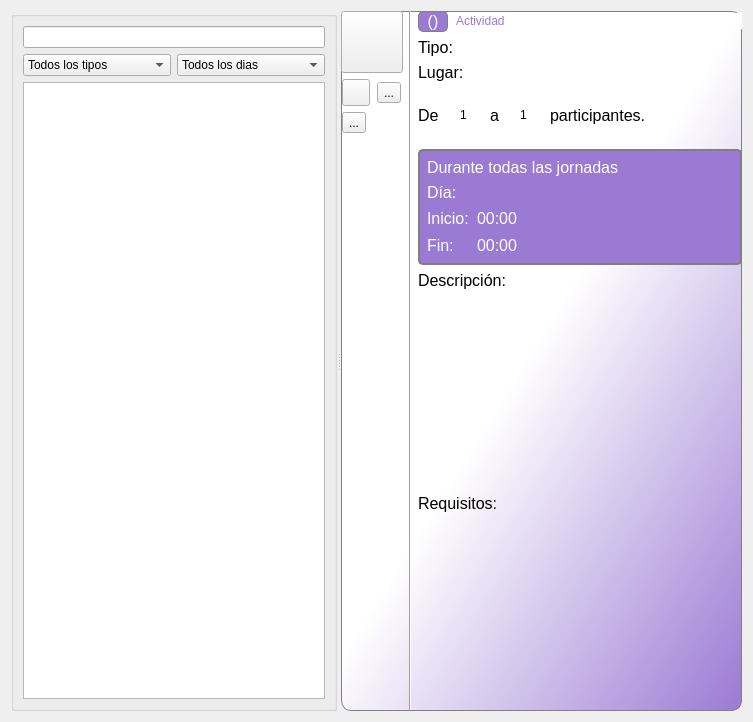
<?xml version="1.0" encoding="UTF-8"?>
<ui version="4.0">
 <class>MyAcolitoActividades</class>
 <widget class="QWidget" name="MyAcolitoActividades">
  <property name="geometry">
   <rect>
    <x>0</x>
    <y>0</y>
    <width>753</width>
    <height>722</height>
   </rect>
  </property>
  <property name="windowTitle">
   <string>Form</string>
  </property>
  <layout class="QHBoxLayout" name="horizontalLayout_6">
   <item>
    <widget class="QSplitter" name="splitter">
     <property name="orientation">
      <enum>Qt::Horizontal</enum>
     </property>
     <widget class="QGroupBox" name="groupBox">
      <property name="title">
       <string/>
      </property>
      <layout class="QVBoxLayout" name="verticalLayout">
       <item>
        <widget class="AcolitoCustomLineEdit" name="searchLine"/>
       </item>
       <item>
        <layout class="QHBoxLayout" name="horizontalLayout">
         <item>
          <widget class="QComboBox" name="filtroTipoBox">
           <item>
            <property name="text">
             <string>Todos los tipos</string>
            </property>
           </item>
          </widget>
         </item>
         <item>
          <widget class="QComboBox" name="filtroDiaBox">
           <item>
            <property name="text">
             <string>Todos los dias</string>
            </property>
           </item>
          </widget>
         </item>
        </layout>
       </item>
       <item>
        <widget class="QTableView" name="vistaActividades">
         <property name="selectionMode">
          <enum>QAbstractItemView::SingleSelection</enum>
         </property>
         <property name="selectionBehavior">
          <enum>QAbstractItemView::SelectRows</enum>
         </property>
        </widget>
       </item>
      </layout>
     </widget>
     <widget class="QWidget" name="actividadWidget" native="true">
      <property name="styleSheet">
       <string notr="true"> QWidget#actividadWidget
{
	background-color: qlineargradient(spread:pad, x1:1, y1:1, x2:0.5, y2:0.46, stop:0 rgba(155, 122, 212, 255), stop:1 rgba(255, 255, 255, 255));
   border: 1px solid grey;
   border-radius: 10px;
}

QLineEdit#actividadLine
{ 	
	
    border: no;
	color: rgb(155, 122, 212);
    
	font: 12pt &quot;MS Shell Dlg 2&quot;;
}

QTextBrowser#reqBrowser
{
 
	background-color: rgba(255, 255, 255, 0);
    border: no;
    
	font: 12pt &quot;MS Shell Dlg 2&quot;;
}

QTextBrowser#descBrowser
{
 
	background-color: rgba(255, 255, 255, 0);
    border: no;
    
	font: 12pt &quot;MS Shell Dlg 2&quot;;
}

QComboBox#tipoComboBox
{
	background-color: rgba(255, 255, 255, 0);
    border: no;  
	font: 12pt &quot;MS Shell Dlg 2&quot;;
}

QComboBox#tipoComboBox::drop-down
{
 border-right: no
}

QComboBox#lugarComboBox
{
	background-color: rgba(255, 255, 255, 0);
    border: no;
	font: 12pt &quot;MS Shell Dlg 2&quot;;
}

QComboBox#lugarComboBox::drop-down
{
 border-right: no
}

QSpinBox#minimoSpinBox
{
	background-color: rgba(255, 255, 255, 0);
    border: no;
	font: 12pt &quot;MS Shell Dlg 2&quot;;
}

QSpinBox#maximoSpinBox
{
	background-color: rgba(255, 255, 255, 0);
    border: no;
	font: 12pt &quot;MS Shell Dlg 2&quot;;
}</string>
      </property>
      <layout class="QHBoxLayout" name="horizontalLayout_7">
       <item>
        <layout class="QVBoxLayout" name="verticalLayout_2">
         <item>
          <widget class="QToolButton" name="vistaButton">
           <property name="minimumSize">
            <size>
             <width>62</width>
             <height>62</height>
            </size>
           </property>
           <property name="maximumSize">
            <size>
             <width>62</width>
             <height>62</height>
            </size>
           </property>
           <property name="toolTip">
            <string>Pulsa para la vista completa de la actividad</string>
           </property>
           <property name="text">
            <string/>
           </property>
           <property name="icon">
            <iconset resource="acolitoRC.qrc">
             <normaloff>:/acolitos/iconos/vistaDetallada</normaloff>:/acolitos/iconos/vistaDetallada</iconset>
           </property>
           <property name="iconSize">
            <size>
             <width>52</width>
             <height>52</height>
            </size>
           </property>
          </widget>
         </item>
         <item>
          <layout class="QGridLayout" name="gridLayout_2">
           <item row="0" column="0">
            <widget class="AcolitoVariantButton" name="imprimirButton">
             <property name="toolTip">
              <string>Imprimir actividad</string>
             </property>
             <property name="text">
              <string/>
             </property>
             <property name="icon">
              <iconset resource="acolitoRC.qrc">
               <normaloff>:/acolitos/iconos/imprimir</normaloff>:/acolitos/iconos/imprimir</iconset>
             </property>
             <property name="iconSize">
              <size>
               <width>20</width>
               <height>20</height>
              </size>
             </property>
            </widget>
           </item>
           <item row="0" column="1">
            <widget class="AcolitoBinaryToolButton" name="todaJornadaButton">
             <property name="toolTip">
              <string>Pulsa para que la actividad sea durante todas las jornadas</string>
             </property>
             <property name="text">
              <string>...</string>
             </property>
             <property name="icon">
              <iconset resource="acolitoRC.qrc">
               <normaloff>:/acolitos/iconos/actDiaria</normaloff>:/acolitos/iconos/actDiaria</iconset>
             </property>
             <property name="iconSize">
              <size>
               <width>20</width>
               <height>20</height>
              </size>
             </property>
            </widget>
           </item>
           <item row="1" column="0">
            <widget class="AcolitoVariantButton" name="exportButton">
             <property name="toolTip">
              <string>Exportar como PDF u ODT (LibreOffice)</string>
             </property>
             <property name="text">
              <string>...</string>
             </property>
             <property name="icon">
              <iconset resource="acolitoRC.qrc">
               <normaloff>:/acolitos/iconos/exportar</normaloff>:/acolitos/iconos/exportar</iconset>
             </property>
             <property name="iconSize">
              <size>
               <width>20</width>
               <height>20</height>
              </size>
             </property>
            </widget>
           </item>
          </layout>
         </item>
         <item>
          <spacer name="verticalSpacer">
           <property name="orientation">
            <enum>Qt::Vertical</enum>
           </property>
           <property name="sizeHint" stdset="0">
            <size>
             <width>20</width>
             <height>40</height>
            </size>
           </property>
          </spacer>
         </item>
        </layout>
       </item>
       <item>
        <widget class="Line" name="line">
         <property name="orientation">
          <enum>Qt::Vertical</enum>
         </property>
        </widget>
       </item>
       <item>
        <layout class="QVBoxLayout" name="verticalLayout_3">
         <item>
          <layout class="QHBoxLayout" name="horizontalLayout_2">
           <item>
            <widget class="QLabel" name="idLabel">
             <property name="minimumSize">
              <size>
               <width>30</width>
               <height>0</height>
              </size>
             </property>
             <property name="maximumSize">
              <size>
               <width>30</width>
               <height>16777215</height>
              </size>
             </property>
             <property name="font">
              <font>
               <pointsize>12</pointsize>
              </font>
             </property>
             <property name="styleSheet">
              <string notr="true">QLabel
{
    border: 1px solid grey;
    border-radius: 5px;
    
	color: rgb(255, 255, 255);
	background-color: rgb(155, 122, 212);
}
</string>
             </property>
             <property name="text">
              <string>()</string>
             </property>
             <property name="alignment">
              <set>Qt::AlignCenter</set>
             </property>
            </widget>
           </item>
           <item>
            <widget class="QLineEdit" name="actividadLine">
             <property name="text">
              <string>Actividad</string>
             </property>
            </widget>
           </item>
          </layout>
         </item>
         <item>
          <layout class="QHBoxLayout" name="horizontalLayout_3">
           <item>
            <widget class="QLabel" name="tipoLabel">
             <property name="font">
              <font>
               <pointsize>12</pointsize>
              </font>
             </property>
             <property name="text">
              <string>Tipo:</string>
             </property>
            </widget>
           </item>
           <item>
            <widget class="AcolitoTextComboBox" name="tipoComboBox">
             <property name="sizePolicy">
              <sizepolicy hsizetype="Expanding" vsizetype="Fixed">
               <horstretch>0</horstretch>
               <verstretch>0</verstretch>
              </sizepolicy>
             </property>
            </widget>
           </item>
          </layout>
         </item>
         <item>
          <layout class="QHBoxLayout" name="horizontalLayout_4">
           <item>
            <widget class="QLabel" name="lugarLabel">
             <property name="font">
              <font>
               <pointsize>12</pointsize>
              </font>
             </property>
             <property name="text">
              <string>Lugar:</string>
             </property>
            </widget>
           </item>
           <item>
            <widget class="AcolitoTextComboBox" name="lugarComboBox">
             <property name="sizePolicy">
              <sizepolicy hsizetype="Expanding" vsizetype="Fixed">
               <horstretch>0</horstretch>
               <verstretch>0</verstretch>
              </sizepolicy>
             </property>
            </widget>
           </item>
          </layout>
         </item>
         <item>
          <layout class="QHBoxLayout" name="horizontalLayout_5">
           <item>
            <widget class="QLabel" name="label">
             <property name="font">
              <font>
               <pointsize>12</pointsize>
              </font>
             </property>
             <property name="text">
              <string>De</string>
             </property>
            </widget>
           </item>
           <item>
            <widget class="QSpinBox" name="minimoSpinBox">
             <property name="sizePolicy">
              <sizepolicy hsizetype="Minimum" vsizetype="Fixed">
               <horstretch>0</horstretch>
               <verstretch>0</verstretch>
              </sizepolicy>
             </property>
             <property name="alignment">
              <set>Qt::AlignCenter</set>
             </property>
             <property name="buttonSymbols">
              <enum>QAbstractSpinBox::NoButtons</enum>
             </property>
             <property name="minimum">
              <number>1</number>
             </property>
             <property name="maximum">
              <number>99999</number>
             </property>
            </widget>
           </item>
           <item>
            <widget class="QLabel" name="label_2">
             <property name="font">
              <font>
               <pointsize>12</pointsize>
              </font>
             </property>
             <property name="text">
              <string>a</string>
             </property>
            </widget>
           </item>
           <item>
            <widget class="QSpinBox" name="maximoSpinBox">
             <property name="sizePolicy">
              <sizepolicy hsizetype="Minimum" vsizetype="Fixed">
               <horstretch>0</horstretch>
               <verstretch>0</verstretch>
              </sizepolicy>
             </property>
             <property name="alignment">
              <set>Qt::AlignCenter</set>
             </property>
             <property name="buttonSymbols">
              <enum>QAbstractSpinBox::NoButtons</enum>
             </property>
             <property name="minimum">
              <number>1</number>
             </property>
             <property name="maximum">
              <number>99999</number>
             </property>
            </widget>
           </item>
           <item>
            <widget class="QLabel" name="label_3">
             <property name="font">
              <font>
               <pointsize>12</pointsize>
              </font>
             </property>
             <property name="text">
              <string>participantes.</string>
             </property>
            </widget>
           </item>
           <item>
            <spacer name="horizontalSpacer">
             <property name="orientation">
              <enum>Qt::Horizontal</enum>
             </property>
             <property name="sizeHint" stdset="0">
              <size>
               <width>40</width>
               <height>20</height>
              </size>
             </property>
            </spacer>
           </item>
          </layout>
         </item>
         <item>
          <widget class="QWidget" name="horarioWidget" native="true">
           <property name="sizePolicy">
            <sizepolicy hsizetype="Preferred" vsizetype="Minimum">
             <horstretch>0</horstretch>
             <verstretch>0</verstretch>
            </sizepolicy>
           </property>
           <property name="styleSheet">
            <string notr="true">QWidget#horarioWidget
{
	background-color: rgb(155, 122, 212);
	border: 2px solid grey;
	border-radius: 5px;
}

QLabel#labelDia
{
	color: rgb(255, 255, 255);
}

QLabel#labelInicio
{
	color: rgb(255, 255, 255);
}

QLabel#labelFin
{
	color: rgb(255, 255, 255);
}

QLabel#labelTodasJornadas
{
	color: rgb(255, 255, 255);
}

QComboBox#diaComboBox
{
	font: 12pt &quot;MS Shell Dlg 2&quot;;
	color: rgb(255, 255, 255);
	background-color: rgb(255, 255, 255,0);
	border: no;
}

QComboBox#diaComboBox::drop-down
{
 border-right: no
}


QTimeEdit#inicioTimeEdit
{	
	font: 12pt &quot;MS Shell Dlg 2&quot;;
	color: rgb(255, 255, 255);
	background-color: rgb(255, 255, 255,0);
	border: no;
}

QTimeEdit#finTimeEdit
{
	font: 12pt &quot;MS Shell Dlg 2&quot;;
	color: rgb(255, 255, 255);
	background-color: rgb(255, 255, 255,0);
	border: no;
}
</string>
           </property>
           <layout class="QGridLayout" name="gridLayout">
            <item row="0" column="0" colspan="2">
             <widget class="QLabel" name="labelTodasJornadas">
              <property name="font">
               <font>
                <pointsize>12</pointsize>
               </font>
              </property>
              <property name="text">
               <string>Durante todas las jornadas</string>
              </property>
             </widget>
            </item>
            <item row="1" column="0">
             <widget class="QLabel" name="labelDia">
              <property name="font">
               <font>
                <pointsize>12</pointsize>
               </font>
              </property>
              <property name="text">
               <string>Día:</string>
              </property>
             </widget>
            </item>
            <item row="1" column="1">
             <widget class="AcolitoTextComboBox" name="diaComboBox">
              <property name="sizePolicy">
               <sizepolicy hsizetype="Expanding" vsizetype="Fixed">
                <horstretch>0</horstretch>
                <verstretch>0</verstretch>
               </sizepolicy>
              </property>
             </widget>
            </item>
            <item row="2" column="0">
             <widget class="QLabel" name="labelInicio">
              <property name="font">
               <font>
                <pointsize>12</pointsize>
               </font>
              </property>
              <property name="text">
               <string>Inicio:</string>
              </property>
             </widget>
            </item>
            <item row="2" column="1">
             <widget class="QTimeEdit" name="inicioTimeEdit">
              <property name="font">
               <font>
                <pointsize>12</pointsize>
               </font>
              </property>
              <property name="buttonSymbols">
               <enum>QAbstractSpinBox::UpDownArrows</enum>
              </property>
              <property name="displayFormat">
               <string>HH:mm</string>
              </property>
             </widget>
            </item>
            <item row="3" column="0">
             <widget class="QLabel" name="labelFin">
              <property name="font">
               <font>
                <pointsize>12</pointsize>
               </font>
              </property>
              <property name="text">
               <string>Fin:</string>
              </property>
             </widget>
            </item>
            <item row="3" column="1">
             <widget class="QTimeEdit" name="finTimeEdit">
              <property name="font">
               <font>
                <pointsize>12</pointsize>
               </font>
              </property>
              <property name="displayFormat">
               <string>HH:mm</string>
              </property>
             </widget>
            </item>
           </layout>
          </widget>
         </item>
         <item>
          <layout class="QVBoxLayout" name="verticalLayout_4">
           <item>
            <widget class="QLabel" name="descLabel">
             <property name="font">
              <font>
               <pointsize>12</pointsize>
              </font>
             </property>
             <property name="text">
              <string>Descripción:</string>
             </property>
            </widget>
           </item>
           <item>
            <widget class="QTextBrowser" name="descBrowser">
             <property name="sizePolicy">
              <sizepolicy hsizetype="Expanding" vsizetype="Minimum">
               <horstretch>0</horstretch>
               <verstretch>0</verstretch>
              </sizepolicy>
             </property>
             <property name="readOnly">
              <bool>false</bool>
             </property>
            </widget>
           </item>
          </layout>
         </item>
         <item>
          <layout class="QVBoxLayout" name="verticalLayout_5">
           <item>
            <widget class="QLabel" name="reqLabel">
             <property name="font">
              <font>
               <pointsize>12</pointsize>
              </font>
             </property>
             <property name="text">
              <string>Requisitos:</string>
             </property>
            </widget>
           </item>
           <item>
            <widget class="QTextBrowser" name="reqBrowser">
             <property name="sizePolicy">
              <sizepolicy hsizetype="Expanding" vsizetype="Minimum">
               <horstretch>0</horstretch>
               <verstretch>0</verstretch>
              </sizepolicy>
             </property>
             <property name="readOnly">
              <bool>false</bool>
             </property>
            </widget>
           </item>
          </layout>
         </item>
        </layout>
       </item>
      </layout>
     </widget>
    </widget>
   </item>
  </layout>
 </widget>
 <customwidgets>
  <customwidget>
   <class>AcolitoTextComboBox</class>
   <extends>QComboBox</extends>
   <header location="global">acolitotextcombobox.h</header>
  </customwidget>
  <customwidget>
   <class>AcolitoCustomLineEdit</class>
   <extends>QLineEdit</extends>
   <header location="global">acolitocustomlineedit.h</header>
  </customwidget>
  <customwidget>
   <class>AcolitoBinaryToolButton</class>
   <extends>QToolButton</extends>
   <header>acolitobinarytoolbutton.h</header>
  </customwidget>
  <customwidget>
   <class>AcolitoVariantButton</class>
   <extends>QToolButton</extends>
   <header>acolitovariantbutton.h</header>
  </customwidget>
 </customwidgets>
 <resources>
  <include location="acolitoRC.qrc"/>
 </resources>
 <connections/>
</ui>
